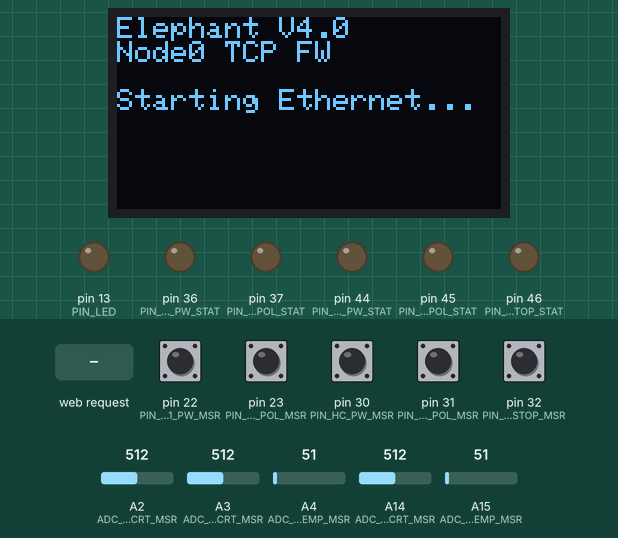
Simulated run of this sketch. Board: Arduino Mega 2560, built with avr-gcc and run on an emulated ATmega2560. On the bench: 128×64 one-colour display, output pins drawn as LEDs (lit = HIGH). Dashed ring = blinking. The inputs (shaded band) are chosen by the test bench; at power-on: pin 22 (PIN_COIL_1_PW_MSR), pin 23 (PIN_COIL_1_POL_MSR), pin 30 (PIN_HC_PW_MSR), pin 31 (PIN_HC_POL_MSR), pin 32 (PIN_EMG_STOP_MSR) HIGH, A2 (ADC_COIL_1_DC_CRT_MSR) = 512, A3 (ADC_COIL_1_AC_CRT_MSR) = 512, A4 (ADC_COIL_1_TEMP_MSR) = 51, A14 (ADC_HC_CRT_MSR) = 512, A15 (ADC_HC_TEMP_MSR) = 51. WiFi joins after 1.5 s; servers stay silent unless stated; pins used as bus, display or sensor lines are not drawn; what the sketch prints to the serial monitor is not drawn.

Above: at 1.2 s.
At 5.8 s:
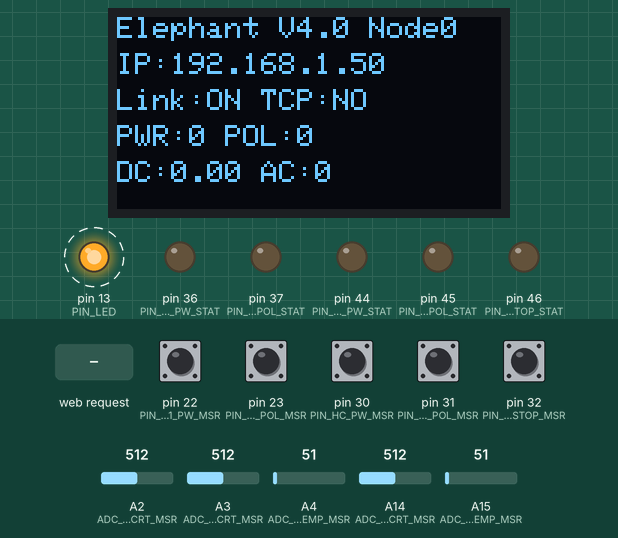
5.9 s: HTTP request GET /PING received
At 6.9 s:
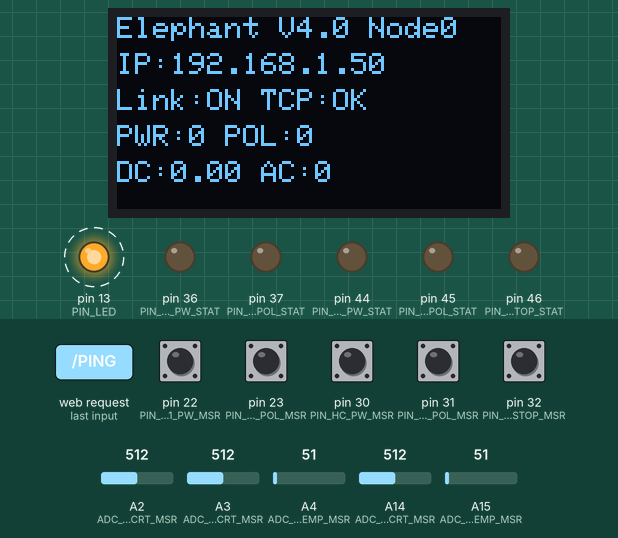
8.6 s: HTTP request GET /STATUS received
10.1 s: HTTP request GET /GET_STATUS received
Timing chart, 0 to 17.6 s (numbered marks = the images above; inputs shaded):
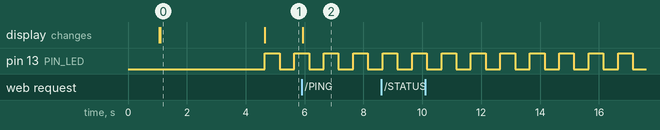

Measured:
- after the input at 5.9 s, the display: changes at once (image 2)
- by itself, pin 13 (PIN_LED): alternates HIGH for 0.50 s and LOW for 0.50 s
- what the display in image 0 shows lasts 3.5 s, from 1.1 s to 4.6 s

The sketch:

20260526_Coil_HC_Ethernet_V4.0.ino
```cpp
/*
  Elephant V4.0 - Node0 TCP Firmware Foundation
  Author: Afshin + ChatGPT

  Purpose:
    Stable Ethernet firmware for Arduino Mega 2560 + W5100.
    Compatible with Elephant V4.0 GUI.

  Current implemented features:
    - W5100 Ethernet server on port 5000
    - OLED display at I2C address 0x3C
    - Persistent TCP client handling
    - Commands:
        PING
        STATUS
        GET_STATUS
        SET_COIL coil_pw_set=1 coil_pol_set=0 coil_dc_crt_set=2.500 coil_ac_crt_set=100 mod_freq_set=1000 wf_set=Sin
        SET_HC hc_pw_set=1 hc_pol_set=0 hc_dc_crt_set=1.500
        DISPLAY

  Notes:
    - Hardware driving is still placeholder/safe.
    - Later we will connect variables to relays, AD9833, MCP41010, and ADC calibration.

  Hardware map reference:
    W5100 CS = D10
    SD CS    = D4, disabled HIGH
    Mega SS  = D53, must be OUTPUT
    SPI      = D50/D51/D52
    OLED SDA = D20
    OLED SCL = D21

    Coil #1 input measurements:
      ADC2 -> coil_1_dc_crt_msr
      ADC3 -> coil_1_ac_crt_msr
      ADC4 -> coil_1_temp_msr
      D22  -> coil_1_pw_msr
      D23  -> coil_1_pol_msr

    HC input measurements:
      ADC14 -> hc_crt_msr
      ADC15 -> hc_temp_msr
      D30   -> hc_pw_msr
      D31   -> hc_pol_msr

    Coil #1 control outputs:
      D36 -> coil_1_pw_stat
      D37 -> coil_1_pol_stat

    HC control outputs:
      D44 -> hc_pw_stat
      D45 -> hc_pol_stat
*/

#include <SPI.h>
#include <Ethernet.h>
#include <Wire.h>
#include <Adafruit_GFX.h>
#include <Adafruit_SSD1306.h>

// ============================================================
// Network Settings
// ============================================================

byte mac[] = { 0xDE, 0xAD, 0xBE, 0xEF, 0x40, 0x00 };
IPAddress ip(192, 168, 1, 50);
IPAddress dnsServer(192, 168, 1, 1);
IPAddress gateway(192, 168, 1, 1);
IPAddress subnet(255, 255, 255, 0);

const uint16_t TCP_PORT = 5000;
EthernetServer server(TCP_PORT);
EthernetClient activeClient;

// ============================================================
// OLED Display Settings
// ============================================================

#define SCREEN_WIDTH 128
#define SCREEN_HEIGHT 64
#define OLED_RESET -1
#define OLED_ADDR 0x3C

Adafruit_SSD1306 display(SCREEN_WIDTH, SCREEN_HEIGHT, &Wire, OLED_RESET);
bool display_ok = false;

// ============================================================
// Pins
// ============================================================

const int PIN_SD_CS    = 4;
const int PIN_W5100_CS = 10;
const int PIN_MEGA_SS  = 53;
const int PIN_LED      = 13;

// Digital inputs, measurements
const int PIN_COIL_1_PW_MSR  = 22;
const int PIN_COIL_1_POL_MSR = 23;
const int PIN_HC_PW_MSR      = 30;
const int PIN_HC_POL_MSR     = 31;
const int PIN_EMG_STOP_MSR   = 32;

// Digital outputs, control status
const int PIN_COIL_1_PW_STAT  = 36;
const int PIN_COIL_1_POL_STAT = 37;
const int PIN_HC_PW_STAT      = 44;
const int PIN_HC_POL_STAT     = 45;
const int PIN_EMG_STOP_STAT   = 46;

// Analog inputs
const int ADC_COIL_1_DC_CRT_MSR = A2;
const int ADC_COIL_1_AC_CRT_MSR = A3;
const int ADC_COIL_1_TEMP_MSR   = A4;
const int ADC_HC_CRT_MSR        = A14;
const int ADC_HC_TEMP_MSR       = A15;

// ============================================================
// State Variables
// ============================================================

bool tcp_client_seen = false;
String rxLine = "";
unsigned long lastClientActivityMs = 0;
const unsigned long CLIENT_IDLE_TIMEOUT_MS = 30000UL;

// GUI setpoints / controller status
int coil_pw_set = 0;
int coil_pol_set = 0;
float coil_dc_crt_set = 0.0;
int coil_ac_crt_set = 0;      // mA
int mod_freq_set = 1000;
String wf_set = "Sin";

int hc_pw_set = 0;
int hc_pol_set = 0;
float hc_dc_crt_set = 0.0;

// Measurements
int coil_pw_msr = 0;
int coil_pol_msr = 0;
float coil_dc_crt_msr = 0.0;
int coil_ac_crt_msr = 0;
float coil_temp_msr = 0.0;

int hc_pw_msr = 0;
int hc_pol_msr = 0;
float hc_dc_crt_msr = 0.0;
float hc_temp_msr = 0.0;

int emg_stop_msr = 0;

// ============================================================
// Helper Functions
// ============================================================

void displayBootMessage(const char *msg) {
  if (!display_ok) return;

  display.clearDisplay();
  display.setTextSize(1);
  display.setTextColor(SSD1306_WHITE);
  display.setCursor(0, 0);
  display.println("Elephant V4.0");
  display.println("Node0 TCP FW");
  display.println();
  display.println(msg);
  display.display();
}

void updateOLED() {
  if (!display_ok) return;

  display.clearDisplay();
  display.setTextSize(1);
  display.setTextColor(SSD1306_WHITE);

  display.setCursor(0, 0);
  display.println("Elephant V4.0 Node0");

  display.setCursor(0, 12);
  display.print("IP:");
  display.println(Ethernet.localIP());

  display.setCursor(0, 24);
  display.print("Link:");
  EthernetLinkStatus link = Ethernet.linkStatus();
  if (link == LinkON) display.print("ON");
  else if (link == LinkOFF) display.print("OFF");
  else display.print("UNK");

  display.print(" TCP:");
  display.println(tcp_client_seen ? "OK" : "NO");

  display.setCursor(0, 36);
  display.print("PWR:");
  display.print(coil_pw_set);
  display.print(" POL:");
  display.println(coil_pol_set);

  display.setCursor(0, 48);
  display.print("DC:");
  display.print(coil_dc_crt_set, 2);
  display.print(" AC:");
  display.println(coil_ac_crt_set);

  display.display();
}

void initOLED() {
  Wire.begin();

  if (display.begin(SSD1306_SWITCHCAPVCC, OLED_ADDR)) {
    display_ok = true;
    displayBootMessage("OLED OK");
    Serial.println("OLED detected at 0x3C");
  } else {
    display_ok = false;
    Serial.println("OLED init failed at 0x3C");
  }
}

void printEthernetStatus() {
  Serial.println("---------------- Ethernet Status ----------------");

  EthernetHardwareStatus hw = Ethernet.hardwareStatus();
  if (hw == EthernetNoHardware) {
    Serial.println("Hardware: Ethernet shield NOT found");
  } else if (hw == EthernetW5100) {
    Serial.println("Hardware: W5100 detected");
  } else if (hw == EthernetW5200) {
    Serial.println("Hardware: W5200 detected");
  } else if (hw == EthernetW5500) {
    Serial.println("Hardware: W5500 detected");
  } else {
    Serial.println("Hardware: Unknown Ethernet chip");
  }

  EthernetLinkStatus link = Ethernet.linkStatus();
  if (link == LinkON) {
    Serial.println("Link: ON");
  } else if (link == LinkOFF) {
    Serial.println("Link: OFF");
  } else {
    Serial.println("Link: Unknown");
  }

  Serial.print("Local IP: ");
  Serial.println(Ethernet.localIP());
  Serial.print("TCP server port: ");
  Serial.println(TCP_PORT);
  Serial.println("-------------------------------------------------");
}

void initEthernet() {
  Serial.println("Preparing SPI chip-select pins...");

  pinMode(PIN_MEGA_SS, OUTPUT);
  digitalWrite(PIN_MEGA_SS, HIGH);

  pinMode(PIN_SD_CS, OUTPUT);
  digitalWrite(PIN_SD_CS, HIGH);      // Disable SD card on shield

  pinMode(PIN_W5100_CS, OUTPUT);
  digitalWrite(PIN_W5100_CS, HIGH);   // Deselect W5100 before Ethernet.begin

  SPI.begin();

  Serial.println("Waiting for W5100 power-up stabilization...");
  delay(2500);

  Serial.println("Starting Ethernet with static IP...");
  Ethernet.init(PIN_W5100_CS);
  Ethernet.begin(mac, ip, dnsServer, gateway, subnet);

  delay(1000);
  server.begin();

  printEthernetStatus();
}

// ============================================================
// Measurement and Hardware Placeholder Layer
// ============================================================

float adcToVoltage(int raw) {
  return raw * (5.0 / 1023.0);
}

void readMeasurements() {
  // Digital measured statuses
  coil_pw_msr  = digitalRead(PIN_COIL_1_PW_MSR);
  coil_pol_msr = digitalRead(PIN_COIL_1_POL_MSR);
  hc_pw_msr    = digitalRead(PIN_HC_PW_MSR);
  hc_pol_msr   = digitalRead(PIN_HC_POL_MSR);
  emg_stop_msr = digitalRead(PIN_EMG_STOP_MSR);

  // Analog values: placeholder conversion for now.
  // Later replace with calibration equations.
  int raw_coil_dc   = analogRead(ADC_COIL_1_DC_CRT_MSR);
  int raw_coil_ac   = analogRead(ADC_COIL_1_AC_CRT_MSR);
  int raw_coil_temp = analogRead(ADC_COIL_1_TEMP_MSR);
  int raw_hc_dc     = analogRead(ADC_HC_CRT_MSR);
  int raw_hc_temp   = analogRead(ADC_HC_TEMP_MSR);

  coil_dc_crt_msr = adcToVoltage(raw_coil_dc);                 // placeholder, V shown as A
  coil_ac_crt_msr = (int)(adcToVoltage(raw_coil_ac) * 200.0);   // placeholder, 0-5V -> 0-1000mA
  coil_temp_msr   = adcToVoltage(raw_coil_temp) * 20.0;         // placeholder, 0-5V -> 0-100C

  hc_dc_crt_msr   = adcToVoltage(raw_hc_dc);                    // placeholder, V shown as A
  hc_temp_msr     = adcToVoltage(raw_hc_temp) * 20.0;           // placeholder
}

void applyDigitalOutputsOnly() {
  // Safe first step: only relay/status outputs.
  // Later: add MCP41010 and AD9833 update here.
  digitalWrite(PIN_COIL_1_PW_STAT,  coil_pw_set  ? HIGH : LOW);
  digitalWrite(PIN_COIL_1_POL_STAT, coil_pol_set ? HIGH : LOW);
  digitalWrite(PIN_HC_PW_STAT,      hc_pw_set    ? HIGH : LOW);
  digitalWrite(PIN_HC_POL_STAT,     hc_pol_set   ? HIGH : LOW);
}

// ============================================================
// Protocol Helpers
// ============================================================

String getValueByKey(const String &line, const String &key, const String &defaultValue) {
  String pattern = key + "=";
  int start = line.indexOf(pattern);
  if (start < 0) return defaultValue;

  start += pattern.length();
  int end = line.indexOf(' ', start);
  if (end < 0) end = line.length();

  String value = line.substring(start, end);
  value.trim();
  return value;
}

void sendStatus(EthernetClient &client) {
  readMeasurements();

  client.print("STATUS ");

  // GUI design names
  client.print("coil_pw_msr=");
  client.print(coil_pw_msr);
  client.print(" coil_pol_msr=");
  client.print(coil_pol_msr);
  client.print(" coil_dc_crt_msr=");
  client.print(coil_dc_crt_msr, 3);
  client.print(" coil_ac_crt_msr=");
  client.print(coil_ac_crt_msr);
  client.print(" coil_temp_msr=");
  client.print(coil_temp_msr, 1);

  client.print(" hc_pw_msr=");
  client.print(hc_pw_msr);
  client.print(" hc_pol_msr=");
  client.print(hc_pol_msr);
  client.print(" hc_dc_crt_msr=");
  client.print(hc_dc_crt_msr, 3);
  client.print(" hc_temp_msr=");
  client.print(hc_temp_msr, 1);

  client.print(" emg_stop_msr=");
  client.println(emg_stop_msr);
}

void handleSetCoil(const String &line, EthernetClient &client) {
  coil_pw_set      = getValueByKey(line, "coil_pw_set", String(coil_pw_set)).toInt();
  coil_pol_set     = getValueByKey(line, "coil_pol_set", String(coil_pol_set)).toInt();
  coil_dc_crt_set  = getValueByKey(line, "coil_dc_crt_set", String(coil_dc_crt_set, 3)).toFloat();
  coil_ac_crt_set  = getValueByKey(line, "coil_ac_crt_set", String(coil_ac_crt_set)).toInt();
  mod_freq_set     = getValueByKey(line, "mod_freq_set", String(mod_freq_set)).toInt();
  wf_set           = getValueByKey(line, "wf_set", wf_set);

  coil_pw_set = constrain(coil_pw_set, 0, 1);
  coil_pol_set = constrain(coil_pol_set, 0, 1);
  coil_dc_crt_set = constrain(coil_dc_crt_set, 0.0, 10.0);
  coil_ac_crt_set = constrain(coil_ac_crt_set, 0, 1000);
  mod_freq_set = constrain(mod_freq_set, 0, 10000);

  applyDigitalOutputsOnly();
  updateOLED();

  client.println("OK SET_COIL");
}

void handleSetHC(const String &line, EthernetClient &client) {
  hc_pw_set      = getValueByKey(line, "hc_pw_set", String(hc_pw_set)).toInt();
  hc_pol_set     = getValueByKey(line, "hc_pol_set", String(hc_pol_set)).toInt();
  hc_dc_crt_set  = getValueByKey(line, "hc_dc_crt_set", String(hc_dc_crt_set, 3)).toFloat();

  hc_pw_set = constrain(hc_pw_set, 0, 1);
  hc_pol_set = constrain(hc_pol_set, 0, 1);
  hc_dc_crt_set = constrain(hc_dc_crt_set, 0.0, 10.0);

  applyDigitalOutputsOnly();
  updateOLED();

  client.println("OK SET_HC");
}

void handleCommand(String line, EthernetClient &client) {
  line.trim();
  if (line.length() == 0) return;

  Serial.print("RX: ");
  Serial.println(line);

  String upper = line;
  upper.toUpperCase();

  if (upper == "PING") {
    client.println("PONG Node0 Elephant V4.0");
  }
  else if (upper == "STATUS" || upper == "GET_STATUS") {
    sendStatus(client);
  }
  else if (upper.startsWith("SET_COIL")) {
    handleSetCoil(line, client);
  }
  else if (upper.startsWith("SET_HC")) {
    handleSetHC(line, client);
  }
  else if (upper == "DISPLAY") {
    updateOLED();
    client.println("OK DISPLAY");
  }
  else {
    client.println("ERR UNKNOWN_COMMAND");
  }
}

// ============================================================
// TCP Server
// ============================================================

void serviceTcpServer() {
  // Accept new client if no active client exists.
  if (!activeClient || !activeClient.connected()) {
    EthernetClient newClient = server.available();
    if (newClient) {
      activeClient = newClient;
      tcp_client_seen = true;
      rxLine = "";
      lastClientActivityMs = millis();
      Serial.println("Client connected.");
      updateOLED();
    }
  }

  if (activeClient && activeClient.connected()) {
    while (activeClient.available()) {
      char c = activeClient.read();
      lastClientActivityMs = millis();

      if (c == '\n' || c == '\r') {
        rxLine.trim();
        if (rxLine.length() > 0) {
          handleCommand(rxLine, activeClient);
          rxLine = "";
        }
      } else {
        // Avoid unlimited buffer growth.
        if (rxLine.length() < 180) {
          rxLine += c;
        } else {
          rxLine = "";
          activeClient.println("ERR LINE_TOO_LONG");
        }
      }
    }

    // Close only after long idle time, not after 3 seconds.
    if (millis() - lastClientActivityMs > CLIENT_IDLE_TIMEOUT_MS) {
      Serial.println("Client idle timeout. Closing TCP client.");
      activeClient.stop();
      rxLine = "";
    }
  }
}

// ============================================================
// Setup / Loop
// ============================================================

void setupPins() {
  pinMode(PIN_LED, OUTPUT);

  pinMode(PIN_COIL_1_PW_MSR, INPUT_PULLUP);
  pinMode(PIN_COIL_1_POL_MSR, INPUT_PULLUP);
  pinMode(PIN_HC_PW_MSR, INPUT_PULLUP);
  pinMode(PIN_HC_POL_MSR, INPUT_PULLUP);
  pinMode(PIN_EMG_STOP_MSR, INPUT_PULLUP);

  pinMode(PIN_COIL_1_PW_STAT, OUTPUT);
  pinMode(PIN_COIL_1_POL_STAT, OUTPUT);
  pinMode(PIN_HC_PW_STAT, OUTPUT);
  pinMode(PIN_HC_POL_STAT, OUTPUT);
  pinMode(PIN_EMG_STOP_STAT, OUTPUT);

  digitalWrite(PIN_COIL_1_PW_STAT, LOW);
  digitalWrite(PIN_COIL_1_POL_STAT, LOW);
  digitalWrite(PIN_HC_PW_STAT, LOW);
  digitalWrite(PIN_HC_POL_STAT, LOW);
  digitalWrite(PIN_EMG_STOP_STAT, LOW);
}

void setup() {
  Serial.begin(115200);
  delay(1000);

  Serial.println();
  Serial.println("=================================================");
  Serial.println("Elephant V4.0 - Node0 TCP Firmware Foundation");
  Serial.println("=================================================");

  setupPins();
  initOLED();
  displayBootMessage("Starting Ethernet...");
  initEthernet();
  updateOLED();

  Serial.println("Ready.");
  Serial.println("Ping: 192.168.1.50");
  Serial.println("TCP: 192.168.1.50:5000");
  Serial.println("Commands: PING, STATUS, GET_STATUS, SET_COIL, SET_HC");
}

void loop() {
  static unsigned long lastBlink = 0;
  static unsigned long lastStatus = 0;
  static bool ledState = false;

  unsigned long now = millis();

  if (now - lastBlink >= 500) {
    lastBlink = now;
    ledState = !ledState;
    digitalWrite(PIN_LED, ledState ? HIGH : LOW);
  }

  if (now - lastStatus >= 5000) {
    lastStatus = now;
    printEthernetStatus();
    readMeasurements();
    updateOLED();
  }

  serviceTcpServer();
}
```
